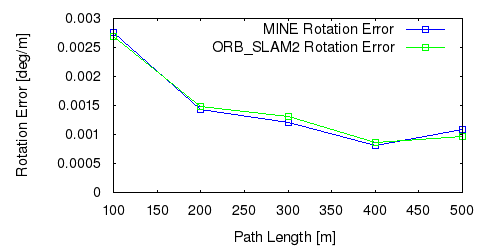

Here is the gnuplot script that generated this plot:
set term postscript eps enhanced color
set output "03_rl.eps"
set size ratio 0.5
set yrange [0:*]
set xlabel "Path Length [m]"
set ylabel "Rotation Error [deg/m]"
plot "03_rl.txt" using 1:($2*57.3) title 'MINE Rotation Error' lc rgb "#0000FF" pt 4 w linespoints,"03_rl.txt" using 1:($3*57.3) title 'ORB_SLAM2 Rotation Error' lc rgb "#00FF00" pt 4 w linespoints
